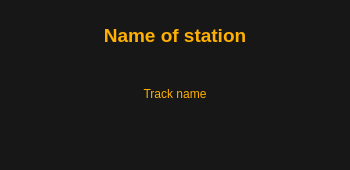
<?xml version="1.0" encoding="UTF-8"?>
<ui version="4.0">
 <class>MainWindow</class>
 <widget class="QMainWindow" name="MainWindow">
  <property name="geometry">
   <rect>
    <x>0</x>
    <y>0</y>
    <width>350</width>
    <height>170</height>
   </rect>
  </property>
  <property name="minimumSize">
   <size>
    <width>200</width>
    <height>170</height>
   </size>
  </property>
  <property name="windowTitle">
   <string>Radio</string>
  </property>
  <property name="windowIcon">
   <iconset>
    <normaloff>icons/radio_24dp_FFB000_FILL1_wght400_GRAD0_opsz24.png</normaloff>icons/radio_24dp_FFB000_FILL1_wght400_GRAD0_opsz24.png</iconset>
  </property>
  <property name="styleSheet">
   <string notr="true">background-color: rgb(23, 23, 23);</string>
  </property>
  <widget class="QWidget" name="centralwidget">
   <layout class="QGridLayout" name="gridLayout">
    <item row="1" column="0" colspan="5">
     <widget class="QLabel" name="track_name">
      <property name="maximumSize">
       <size>
        <width>16777215</width>
        <height>50</height>
       </size>
      </property>
      <property name="font">
       <font>
        <weight>50</weight>
        <bold>false</bold>
       </font>
      </property>
      <property name="cursor">
       <cursorShape>IBeamCursor</cursorShape>
      </property>
      <property name="mouseTracking">
       <bool>false</bool>
      </property>
      <property name="styleSheet">
       <string notr="true">color: rgb(255, 176, 0);</string>
      </property>
      <property name="midLineWidth">
       <number>-1</number>
      </property>
      <property name="text">
       <string>Track name</string>
      </property>
      <property name="alignment">
       <set>Qt::AlignCenter</set>
      </property>
      <property name="wordWrap">
       <bool>true</bool>
      </property>
      <property name="textInteractionFlags">
       <set>Qt::LinksAccessibleByMouse|Qt::TextSelectableByMouse</set>
      </property>
     </widget>
    </item>
    <item row="3" column="2">
     <widget class="QPushButton" name="play_pause">
      <property name="maximumSize">
       <size>
        <width>16777215</width>
        <height>16777215</height>
       </size>
      </property>
      <property name="cursor">
       <cursorShape>PointingHandCursor</cursorShape>
      </property>
      <property name="layoutDirection">
       <enum>Qt::LeftToRight</enum>
      </property>
      <property name="text">
       <string/>
      </property>
      <property name="icon">
       <iconset>
        <normaloff>icons/play_arrow_24dp_FFB000_FILL1_wght400_GRAD0_opsz24.png</normaloff>icons/play_arrow_24dp_FFB000_FILL1_wght400_GRAD0_opsz24.png</iconset>
      </property>
      <property name="iconSize">
       <size>
        <width>48</width>
        <height>48</height>
       </size>
      </property>
      <property name="autoDefault">
       <bool>false</bool>
      </property>
      <property name="default">
       <bool>false</bool>
      </property>
      <property name="flat">
       <bool>true</bool>
      </property>
     </widget>
    </item>
    <item row="0" column="0" colspan="5">
     <widget class="QLabel" name="name_station">
      <property name="maximumSize">
       <size>
        <width>16777215</width>
        <height>40</height>
       </size>
      </property>
      <property name="font">
       <font>
        <pointsize>14</pointsize>
        <weight>75</weight>
        <bold>true</bold>
       </font>
      </property>
      <property name="cursor">
       <cursorShape>IBeamCursor</cursorShape>
      </property>
      <property name="styleSheet">
       <string notr="true">color: rgb(255, 176, 0);</string>
      </property>
      <property name="text">
       <string>Name of station</string>
      </property>
      <property name="scaledContents">
       <bool>true</bool>
      </property>
      <property name="alignment">
       <set>Qt::AlignCenter</set>
      </property>
      <property name="wordWrap">
       <bool>true</bool>
      </property>
      <property name="textInteractionFlags">
       <set>Qt::LinksAccessibleByMouse|Qt::TextSelectableByMouse</set>
      </property>
     </widget>
    </item>
    <item row="3" column="1">
     <widget class="QPushButton" name="back">
      <property name="cursor">
       <cursorShape>PointingHandCursor</cursorShape>
      </property>
      <property name="text">
       <string/>
      </property>
      <property name="icon">
       <iconset>
        <normaloff>icons/skip_previous_24dp_FFB000_FILL1_wght400_GRAD0_opsz24.png</normaloff>icons/skip_previous_24dp_FFB000_FILL1_wght400_GRAD0_opsz24.png</iconset>
      </property>
      <property name="iconSize">
       <size>
        <width>32</width>
        <height>32</height>
       </size>
      </property>
      <property name="flat">
       <bool>true</bool>
      </property>
     </widget>
    </item>
    <item row="3" column="3">
     <widget class="QPushButton" name="next">
      <property name="cursor">
       <cursorShape>PointingHandCursor</cursorShape>
      </property>
      <property name="text">
       <string/>
      </property>
      <property name="icon">
       <iconset>
        <normaloff>icons/skip_next_24dp_FFB000_FILL1_wght400_GRAD0_opsz24.png</normaloff>icons/skip_next_24dp_FFB000_FILL1_wght400_GRAD0_opsz24.png</iconset>
      </property>
      <property name="iconSize">
       <size>
        <width>32</width>
        <height>32</height>
       </size>
      </property>
      <property name="flat">
       <bool>true</bool>
      </property>
     </widget>
    </item>
   </layout>
  </widget>
 </widget>
 <resources/>
 <connections/>
</ui>
